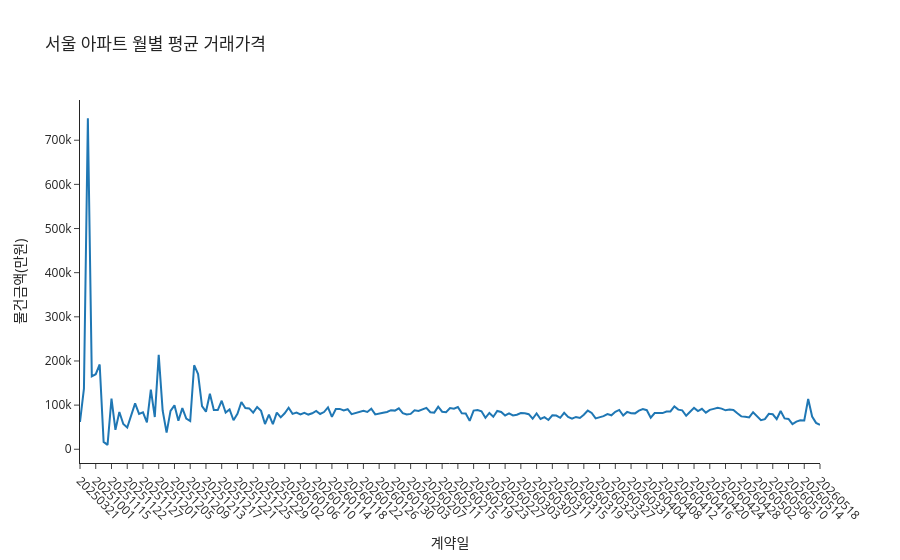

The notebook cell saved with this chart:
### Code cell
# A1. 월별 평균 거래가격 꺾은선그래프 (HTML 저장)
monthly_price = (
    sa.groupby('계약일')['물건금액(만원)']
    .mean()
    .reset_index()
)

fig = px.line(
    monthly_price,
    x='계약일',
    y='물건금액(만원)',
    title='서울 아파트 월별 평균 거래가격',
    template='simple_white'
)

fig.update_xaxes(tickangle=45)
fig.show()
fig.write_html('A1_seoul_monthly_price.html')

### Figure 1 — Plotly figure (JSON) as saved in the notebook; plotly's stock layout.template omitted (floating-point values rounded to 4 significant figures; data arrays with more than 128 entries replaced by an {"elided": "..."} marker saying what was removed)
{"data": [{"hovertemplate": "계약일=%{x}<br>물건금액(만원)=%{y}<extra></extra>", "legendgroup": "", "line": {"color": "#1F77B4", "dash": "solid"}, "marker": {"symbol": "circle"}, "mode": "lines", "name": "", "orientation": "v", "showlegend": false, "type": "scatter", "x": {"elided": "189 str values"}, "xaxis": "x", "y": {"elided": "189 float values"}, "yaxis": "y"}], "layout": {"legend": {"tracegroupgap": 0}, "title": {"text": "서울 아파트 월별 평균 거래가격"}, "xaxis": {"anchor": "y", "domain": [0, 1], "tickangle": 45, "title": {"text": "계약일"}}, "yaxis": {"anchor": "x", "domain": [0, 1], "title": {"text": "물건금액(만원)"}}}}
